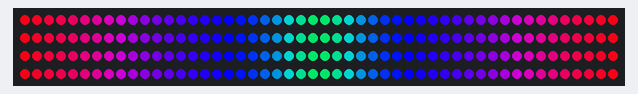
The sketch below on a simulated Arduino Uno, built with avr-gcc and run on an emulated ATmega328P. Shown: 200 RGB LEDs in strip order, left to right, continuing on the next row.

Above: at 0.05 s.
At 5.23 s:
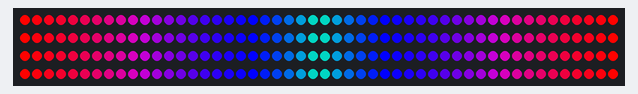
At 9.98 s:
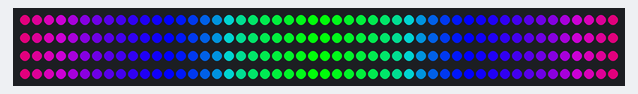
At 19.92 s:
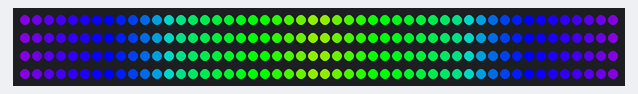
At 29.86 s:
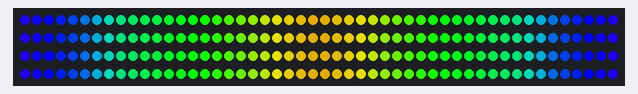
At 39.8 s:
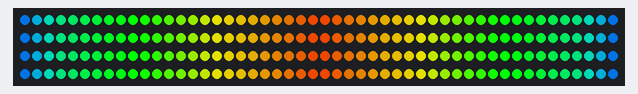

The sketch:

demo.ino
```cpp
#include <FastLED.h>

#define LED_PIN     2
#define NUM_LEDS    200
#define DELAY_MS    30 // Delay between color changes in milliseconds
#define BRIGHTNESS  255 // 10% brightness

CRGB leds[NUM_LEDS];

void setup() {
  FastLED.addLeds<WS2811, LED_PIN, GRB>(leds, NUM_LEDS);
  FastLED.setBrightness(BRIGHTNESS);
}

void loop() {
  // Rainbow pattern
  for (int i = 0; i < 50; i++) {
    leds[i] = CHSV((millis() / 10 + i * 5) % 255, 255, 255);
    leds[25+(24-i)] = CHSV((millis() / 10 + i * 5) % 255, 255, 255);
    leds[50+i] = CHSV((millis() / 10 + i * 5) % 255, 255, 255);
    leds[75+(24-i)] = CHSV((millis() / 10 + i * 5) % 255, 255, 255);
    leds[100+i] = CHSV((millis() / 10 + i * 5) % 255, 255, 255);
    leds[125+(24-i)] = CHSV((millis() / 10 + i * 5) % 255, 255, 255);
    leds[150+i] = CHSV((millis() / 10 + i * 5) % 255, 255, 255);
    leds[175+(24-i)] = CHSV((millis() / 10 + i * 5) % 255, 255, 255);
  }

  // Show the updated LED colors
  FastLED.show();

  // Delay for a short period
  delay(DELAY_MS);
}
```
